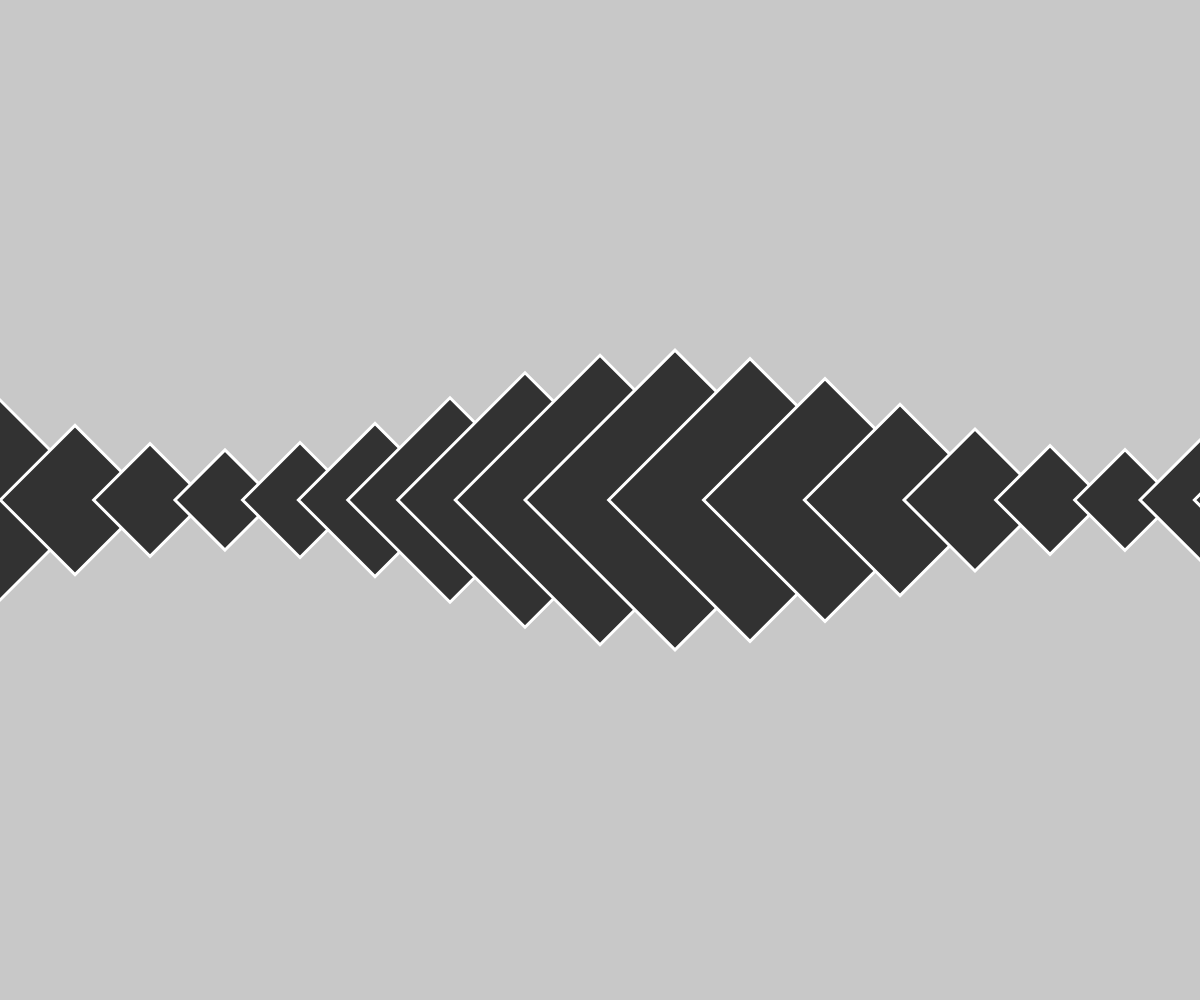
Frame 1 (no input)
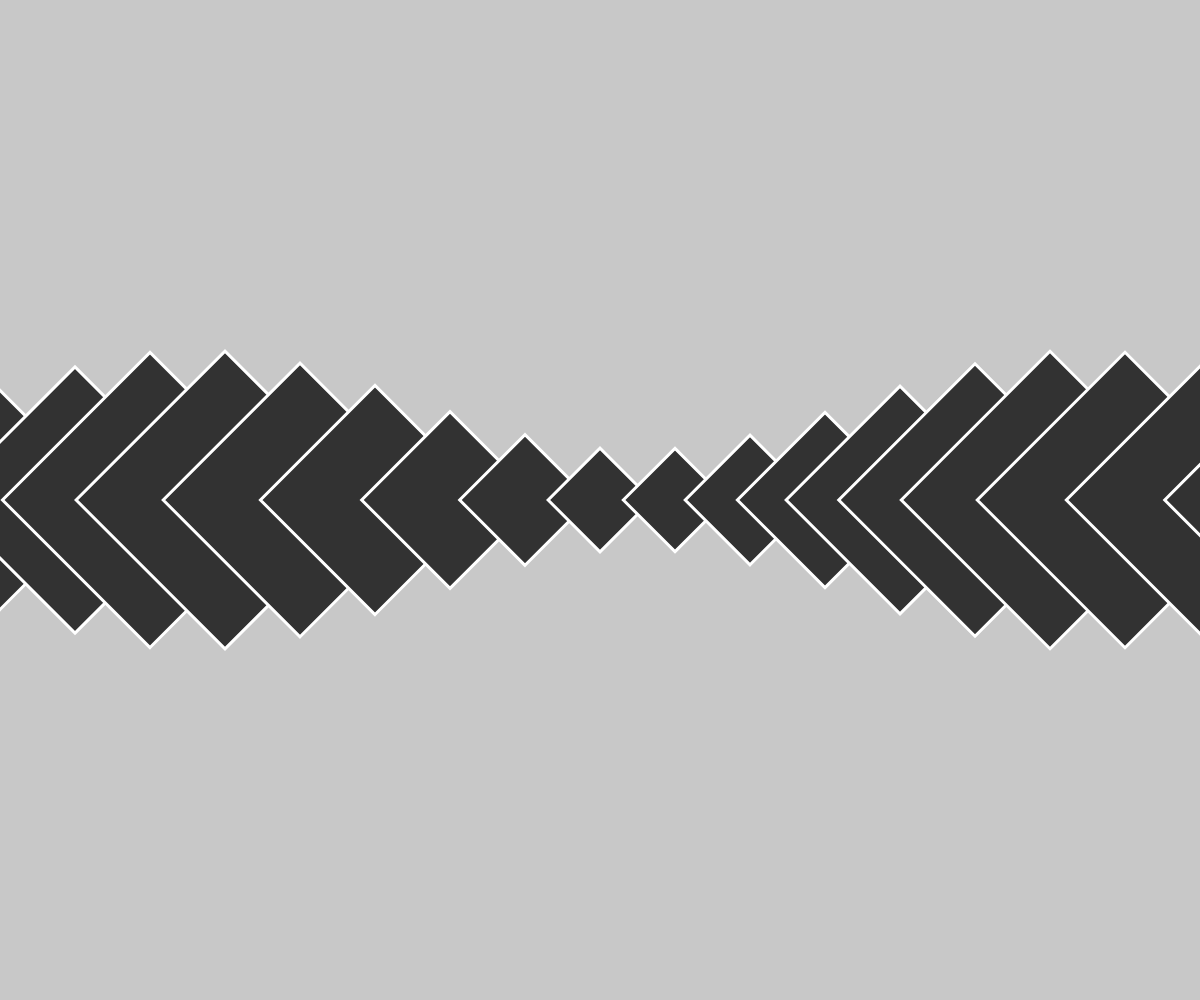
Frame 60 (no input)
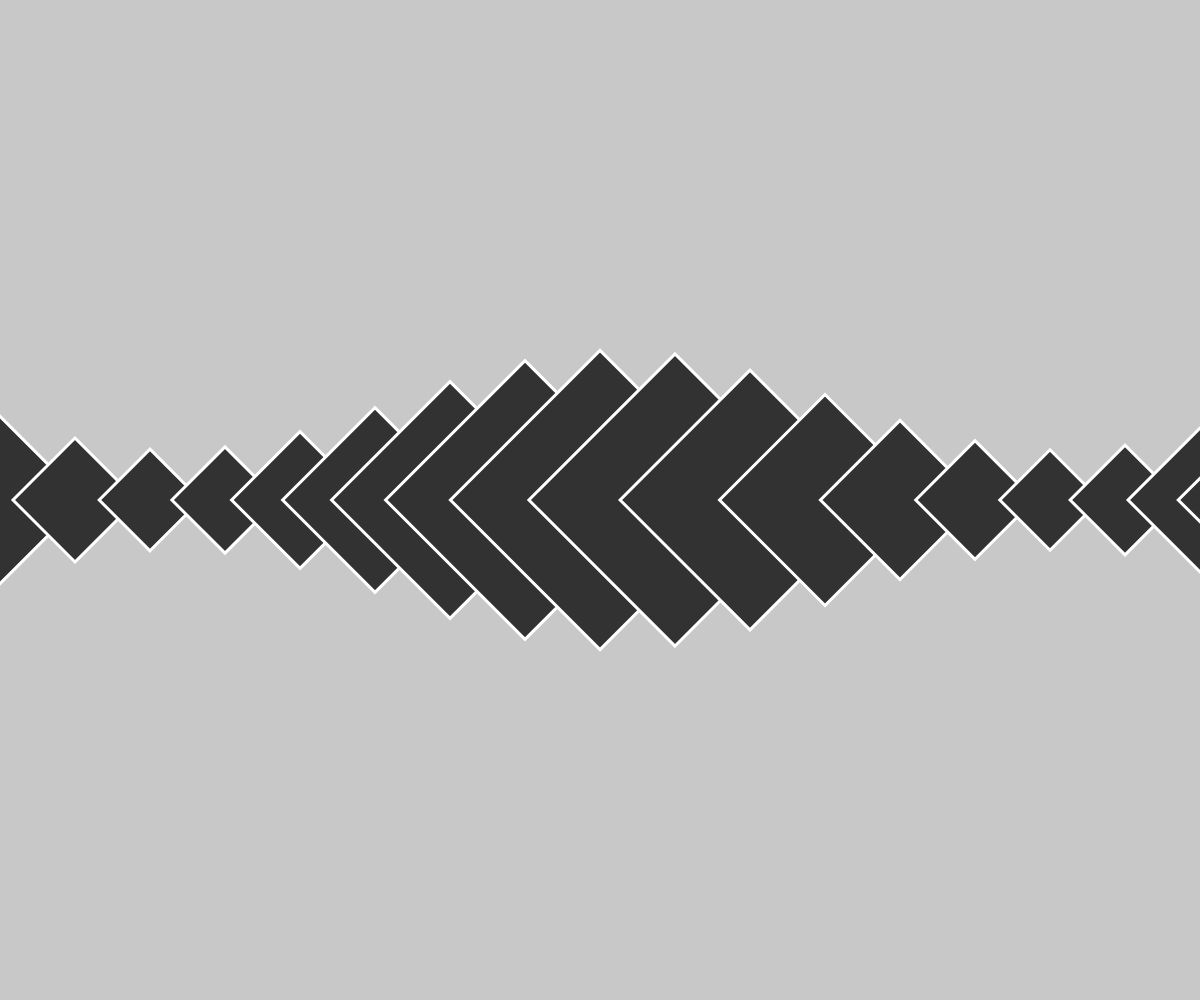
Frame 120 (the mouse pressed at the canvas centre since frame 60)

The p5.js sketch that drew these frames (run headless with seeded random() and noise() and a simulated clock; from frame 60 on, the mouse is pressed at the canvas centre):

// p5.js sketch
// ── sketch.js
// inspiration: https://www.pinterest.nz/pin/512495632586335040/
// description: Quadrilaterals that change size according to harmonic motion
// 30/11/2020

let angle = 0;
let offset = 50;

function setup() {
  createCanvas(window.innerWidth, window.innerHeight);
}

function draw() {
  background(200);
  rectMode(CENTER);
  translate(0, height / 2);
  fill(50);
  stroke(255);
  strokeWeight(3);

  for (let offset = 0; offset < width; offset += 50) {
    let size = map(sin(angle + 2*offset), -1, 1, 50, 150);

    beginShape();
    vertex(0, size); // top
    vertex(size, 0); // right
    vertex(0, -size); // bottom
    vertex(-size, 0); // left
    endShape(CLOSE);

    translate(75, 0);
  }

  angle += 0.05;

}
